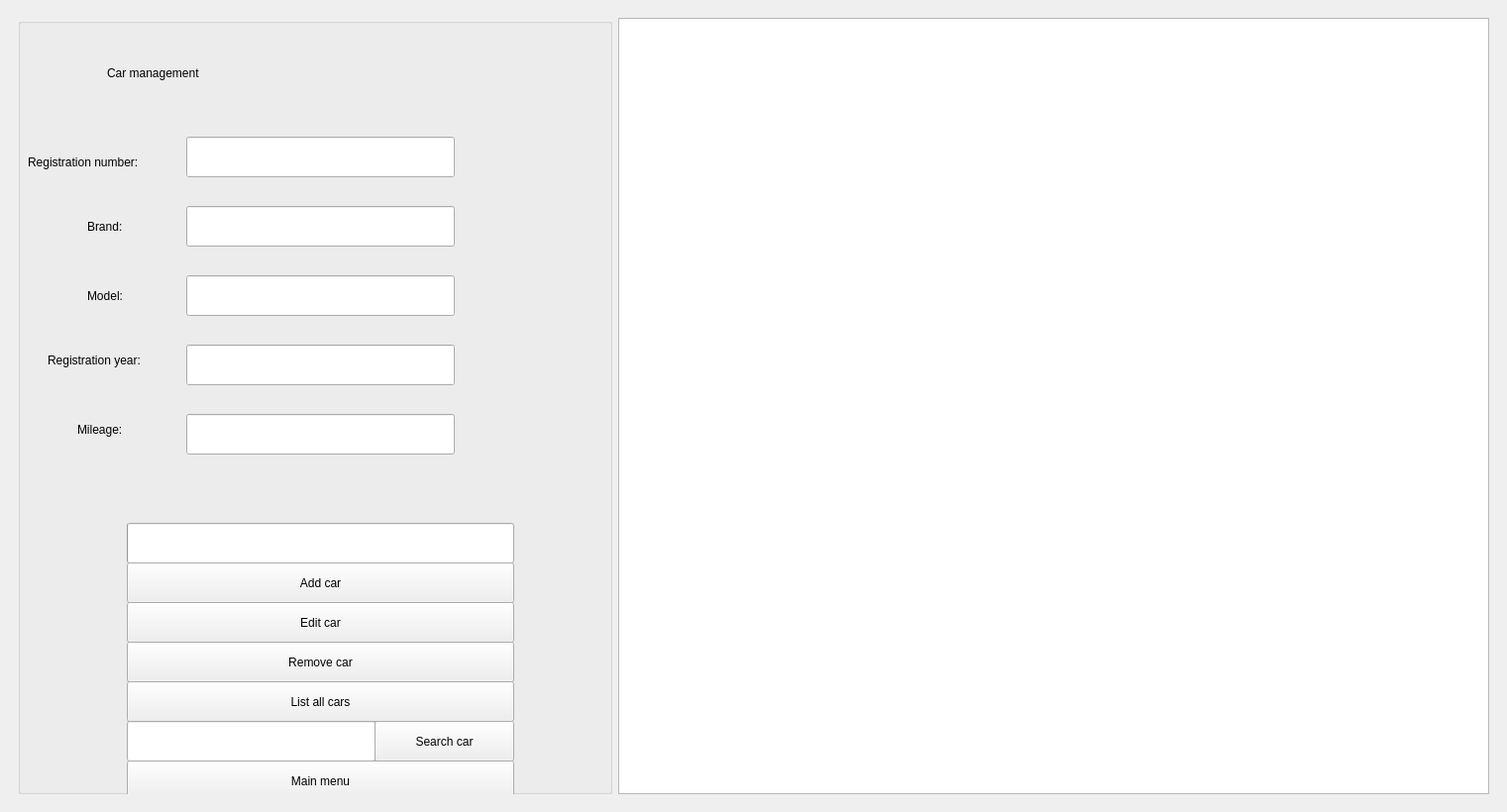
<?xml version="1.0" encoding="UTF-8"?>
<ui version="4.0">
 <class>MainWindow</class>
 <widget class="QMainWindow" name="MainWindow">
  <property name="geometry">
   <rect>
    <x>0</x>
    <y>0</y>
    <width>1521</width>
    <height>820</height>
   </rect>
  </property>
  <property name="sizePolicy">
   <sizepolicy hsizetype="Maximum" vsizetype="Maximum">
    <horstretch>0</horstretch>
    <verstretch>0</verstretch>
   </sizepolicy>
  </property>
  <property name="windowTitle">
   <string>MainWindow</string>
  </property>
  <property name="styleSheet">
   <string notr="true">font: 15pt &quot;Segoe UI&quot;;</string>
  </property>
  <widget class="QWidget" name="centralwidget">
   <layout class="QHBoxLayout" name="horizontalLayout_3">
    <item>
     <widget class="QStackedWidget" name="stackedWidget">
      <property name="currentIndex">
       <number>1</number>
      </property>
      <widget class="QWidget" name="main_menu">
       <layout class="QVBoxLayout" name="verticalLayout">
        <item>
         <widget class="QPushButton" name="pushButton_manage_cars">
          <property name="styleSheet">
           <string notr="true"/>
          </property>
          <property name="text">
           <string>Manage cars</string>
          </property>
         </widget>
        </item>
        <item>
         <widget class="QPushButton" name="pushButton_manage_customers">
          <property name="text">
           <string>Manage customers</string>
          </property>
         </widget>
        </item>
        <item>
         <widget class="QPushButton" name="pushButton_manage_rentals">
          <property name="text">
           <string>Manage rentals</string>
          </property>
         </widget>
        </item>
       </layout>
      </widget>
      <widget class="QWidget" name="car">
       <layout class="QHBoxLayout" name="horizontalLayout">
        <item>
         <widget class="QGroupBox" name="groupBox_car">
          <property name="sizePolicy">
           <sizepolicy hsizetype="Fixed" vsizetype="Preferred">
            <horstretch>0</horstretch>
            <verstretch>0</verstretch>
           </sizepolicy>
          </property>
          <property name="minimumSize">
           <size>
            <width>600</width>
            <height>0</height>
           </size>
          </property>
          <property name="title">
           <string/>
          </property>
          <widget class="QLabel" name="label">
           <property name="geometry">
            <rect>
             <x>10</x>
             <y>130</y>
             <width>161</width>
             <height>31</height>
            </rect>
           </property>
           <property name="styleSheet">
            <string notr="true">font: 12pt &quot;Segoe UI&quot;;</string>
           </property>
           <property name="text">
            <string>Registration number:</string>
           </property>
          </widget>
          <widget class="QLineEdit" name="lineEdit_reg_nr">
           <property name="geometry">
            <rect>
             <x>170</x>
             <y>120</y>
             <width>271</width>
             <height>41</height>
            </rect>
           </property>
           <property name="mouseTracking">
            <bool>true</bool>
           </property>
          </widget>
          <widget class="QLabel" name="label_2">
           <property name="geometry">
            <rect>
             <x>70</x>
             <y>200</y>
             <width>61</width>
             <height>21</height>
            </rect>
           </property>
           <property name="styleSheet">
            <string notr="true">font: 14pt &quot;Segoe UI&quot;;</string>
           </property>
           <property name="text">
            <string>Brand:</string>
           </property>
          </widget>
          <widget class="QLineEdit" name="lineEdit_brand">
           <property name="geometry">
            <rect>
             <x>170</x>
             <y>190</y>
             <width>271</width>
             <height>41</height>
            </rect>
           </property>
          </widget>
          <widget class="QLabel" name="label_3">
           <property name="geometry">
            <rect>
             <x>70</x>
             <y>270</y>
             <width>71</width>
             <height>21</height>
            </rect>
           </property>
           <property name="styleSheet">
            <string notr="true">font: 16pt &quot;Segoe UI&quot;;
font: 14pt &quot;Segoe UI&quot;;</string>
           </property>
           <property name="text">
            <string>Model:</string>
           </property>
          </widget>
          <widget class="QLineEdit" name="lineEdit_model">
           <property name="geometry">
            <rect>
             <x>170</x>
             <y>260</y>
             <width>271</width>
             <height>41</height>
            </rect>
           </property>
          </widget>
          <widget class="QLabel" name="label_4">
           <property name="geometry">
            <rect>
             <x>30</x>
             <y>330</y>
             <width>131</width>
             <height>31</height>
            </rect>
           </property>
           <property name="styleSheet">
            <string notr="true">font: 12pt &quot;Segoe UI&quot;;</string>
           </property>
           <property name="text">
            <string>Registration year:</string>
           </property>
          </widget>
          <widget class="QLineEdit" name="lineEdit_reg_year">
           <property name="geometry">
            <rect>
             <x>170</x>
             <y>330</y>
             <width>271</width>
             <height>41</height>
            </rect>
           </property>
          </widget>
          <widget class="QLabel" name="label_5">
           <property name="geometry">
            <rect>
             <x>60</x>
             <y>400</y>
             <width>81</width>
             <height>31</height>
            </rect>
           </property>
           <property name="styleSheet">
            <string notr="true">font: 14pt &quot;Segoe UI&quot;;</string>
           </property>
           <property name="text">
            <string>Mileage:</string>
           </property>
          </widget>
          <widget class="QLineEdit" name="lineEdit_mileage">
           <property name="geometry">
            <rect>
             <x>170</x>
             <y>400</y>
             <width>271</width>
             <height>41</height>
            </rect>
           </property>
          </widget>
          <widget class="QPushButton" name="pushButton_add_car">
           <property name="geometry">
            <rect>
             <x>110</x>
             <y>550</y>
             <width>391</width>
             <height>41</height>
            </rect>
           </property>
           <property name="autoFillBackground">
            <bool>false</bool>
           </property>
           <property name="text">
            <string>Add car</string>
           </property>
          </widget>
          <widget class="QPushButton" name="pushButton_edit_car">
           <property name="geometry">
            <rect>
             <x>110</x>
             <y>590</y>
             <width>391</width>
             <height>41</height>
            </rect>
           </property>
           <property name="text">
            <string>Edit car</string>
           </property>
          </widget>
          <widget class="QPushButton" name="pushButton_remove_car">
           <property name="geometry">
            <rect>
             <x>110</x>
             <y>630</y>
             <width>391</width>
             <height>41</height>
            </rect>
           </property>
           <property name="text">
            <string>Remove car</string>
           </property>
          </widget>
          <widget class="QPushButton" name="pushButton_search_car">
           <property name="geometry">
            <rect>
             <x>360</x>
             <y>710</y>
             <width>141</width>
             <height>41</height>
            </rect>
           </property>
           <property name="text">
            <string>Search car</string>
           </property>
          </widget>
          <widget class="QPushButton" name="pushButton_car_to_main_menu">
           <property name="geometry">
            <rect>
             <x>110</x>
             <y>750</y>
             <width>391</width>
             <height>41</height>
            </rect>
           </property>
           <property name="text">
            <string>Main menu</string>
           </property>
          </widget>
          <widget class="QPushButton" name="pushButton_list_cars">
           <property name="geometry">
            <rect>
             <x>110</x>
             <y>670</y>
             <width>391</width>
             <height>41</height>
            </rect>
           </property>
           <property name="text">
            <string>List all cars</string>
           </property>
          </widget>
          <widget class="QLabel" name="label_6">
           <property name="geometry">
            <rect>
             <x>90</x>
             <y>20</y>
             <width>401</width>
             <height>71</height>
            </rect>
           </property>
           <property name="styleSheet">
            <string notr="true">font: 36pt &quot;Segoe UI&quot;;</string>
           </property>
           <property name="text">
            <string>Car management</string>
           </property>
          </widget>
          <widget class="QProgressBar" name="progressBar_car">
           <property name="geometry">
            <rect>
             <x>110</x>
             <y>510</y>
             <width>391</width>
             <height>41</height>
            </rect>
           </property>
           <property name="sizePolicy">
            <sizepolicy hsizetype="Expanding" vsizetype="Expanding">
             <horstretch>0</horstretch>
             <verstretch>0</verstretch>
            </sizepolicy>
           </property>
           <property name="acceptDrops">
            <bool>false</bool>
           </property>
           <property name="autoFillBackground">
            <bool>false</bool>
           </property>
           <property name="styleSheet">
            <string notr="true"/>
           </property>
           <property name="value">
            <number>0</number>
           </property>
           <property name="alignment">
            <set>Qt::AlignCenter</set>
           </property>
           <property name="invertedAppearance">
            <bool>false</bool>
           </property>
           <property name="format">
            <string/>
           </property>
          </widget>
          <widget class="QLineEdit" name="lineEdit_car_search_bar">
           <property name="geometry">
            <rect>
             <x>110</x>
             <y>710</y>
             <width>251</width>
             <height>41</height>
            </rect>
           </property>
           <property name="styleSheet">
            <string notr="true"/>
           </property>
          </widget>
         </widget>
        </item>
        <item>
         <widget class="QTableView" name="tableView_car">
          <property name="sizePolicy">
           <sizepolicy hsizetype="Expanding" vsizetype="Expanding">
            <horstretch>0</horstretch>
            <verstretch>0</verstretch>
           </sizepolicy>
          </property>
         </widget>
        </item>
       </layout>
      </widget>
      <widget class="QWidget" name="customer">
       <layout class="QHBoxLayout" name="horizontalLayout_2">
        <item>
         <widget class="QGroupBox" name="groupBox_customer">
          <property name="sizePolicy">
           <sizepolicy hsizetype="Fixed" vsizetype="Preferred">
            <horstretch>0</horstretch>
            <verstretch>0</verstretch>
           </sizepolicy>
          </property>
          <property name="minimumSize">
           <size>
            <width>600</width>
            <height>0</height>
           </size>
          </property>
          <property name="styleSheet">
           <string notr="true"/>
          </property>
          <property name="title">
           <string/>
          </property>
          <widget class="QLabel" name="label_7">
           <property name="geometry">
            <rect>
             <x>50</x>
             <y>20</y>
             <width>521</width>
             <height>71</height>
            </rect>
           </property>
           <property name="styleSheet">
            <string notr="true">font: 36pt &quot;Segoe MDL2 Assets&quot;;</string>
           </property>
           <property name="text">
            <string>Customer management</string>
           </property>
          </widget>
          <widget class="QLabel" name="label_8">
           <property name="geometry">
            <rect>
             <x>10</x>
             <y>130</y>
             <width>171</width>
             <height>41</height>
            </rect>
           </property>
           <property name="styleSheet">
            <string notr="true">font: 7pt &quot;Segoe UI&quot;;
font: 12pt &quot;Segoe UI&quot;;</string>
           </property>
           <property name="text">
            <string>Social security number:</string>
           </property>
           <property name="buddy">
            <cstring>lineEdit_customer_id</cstring>
           </property>
          </widget>
          <widget class="QLineEdit" name="lineEdit_customer_id">
           <property name="enabled">
            <bool>true</bool>
           </property>
           <property name="geometry">
            <rect>
             <x>180</x>
             <y>130</y>
             <width>241</width>
             <height>41</height>
            </rect>
           </property>
           <property name="styleSheet">
            <string notr="true"/>
           </property>
           <property name="text">
            <string/>
           </property>
          </widget>
          <widget class="QLabel" name="label_9">
           <property name="geometry">
            <rect>
             <x>50</x>
             <y>200</y>
             <width>101</width>
             <height>31</height>
            </rect>
           </property>
           <property name="styleSheet">
            <string notr="true">font: 14pt &quot;Segoe UI&quot;;</string>
           </property>
           <property name="text">
            <string>Full name:</string>
           </property>
           <property name="buddy">
            <cstring>lineEdit_full_name</cstring>
           </property>
          </widget>
          <widget class="QLineEdit" name="lineEdit_full_name">
           <property name="geometry">
            <rect>
             <x>180</x>
             <y>200</y>
             <width>241</width>
             <height>41</height>
            </rect>
           </property>
          </widget>
          <widget class="QLabel" name="label_10">
           <property name="geometry">
            <rect>
             <x>40</x>
             <y>270</y>
             <width>121</width>
             <height>41</height>
            </rect>
           </property>
           <property name="styleSheet">
            <string notr="true">font: 14pt &quot;Segoe UI&quot;;</string>
           </property>
           <property name="text">
            <string>Date of birth:</string>
           </property>
           <property name="buddy">
            <cstring>lineEdit_date_of_birth</cstring>
           </property>
          </widget>
          <widget class="QLineEdit" name="lineEdit_date_of_birth">
           <property name="geometry">
            <rect>
             <x>180</x>
             <y>270</y>
             <width>241</width>
             <height>41</height>
            </rect>
           </property>
          </widget>
          <widget class="QLabel" name="label_11">
           <property name="geometry">
            <rect>
             <x>70</x>
             <y>340</y>
             <width>71</width>
             <height>41</height>
            </rect>
           </property>
           <property name="styleSheet">
            <string notr="true">font: 14pt &quot;Segoe UI&quot;;</string>
           </property>
           <property name="text">
            <string>Email:</string>
           </property>
           <property name="buddy">
            <cstring>lineEdit_email</cstring>
           </property>
          </widget>
          <widget class="QLineEdit" name="lineEdit_email">
           <property name="geometry">
            <rect>
             <x>180</x>
             <y>340</y>
             <width>241</width>
             <height>41</height>
            </rect>
           </property>
          </widget>
          <widget class="QLabel" name="label_12">
           <property name="geometry">
            <rect>
             <x>20</x>
             <y>400</y>
             <width>141</width>
             <height>51</height>
            </rect>
           </property>
           <property name="styleSheet">
            <string notr="true">font: 14pt &quot;Segoe UI&quot;;</string>
           </property>
           <property name="text">
            <string>Phone number:</string>
           </property>
           <property name="buddy">
            <cstring>lineEdit_phone_number</cstring>
           </property>
          </widget>
          <widget class="QLineEdit" name="lineEdit_phone_number">
           <property name="geometry">
            <rect>
             <x>180</x>
             <y>410</y>
             <width>241</width>
             <height>41</height>
            </rect>
           </property>
          </widget>
          <widget class="QPushButton" name="pushButton_list_customers">
           <property name="geometry">
            <rect>
             <x>110</x>
             <y>640</y>
             <width>371</width>
             <height>41</height>
            </rect>
           </property>
           <property name="text">
            <string>List all customers</string>
           </property>
          </widget>
          <widget class="QPushButton" name="pushButton_add_customer">
           <property name="geometry">
            <rect>
             <x>110</x>
             <y>520</y>
             <width>371</width>
             <height>41</height>
            </rect>
           </property>
           <property name="text">
            <string>Add customer</string>
           </property>
          </widget>
          <widget class="QPushButton" name="pushButton_edit_customer">
           <property name="geometry">
            <rect>
             <x>110</x>
             <y>560</y>
             <width>371</width>
             <height>41</height>
            </rect>
           </property>
           <property name="text">
            <string>Edit customer</string>
           </property>
          </widget>
          <widget class="QPushButton" name="pushButton_remove_customer">
           <property name="geometry">
            <rect>
             <x>110</x>
             <y>600</y>
             <width>371</width>
             <height>41</height>
            </rect>
           </property>
           <property name="text">
            <string>Remove customer</string>
           </property>
          </widget>
          <widget class="QPushButton" name="pushButton_search_customer">
           <property name="geometry">
            <rect>
             <x>320</x>
             <y>680</y>
             <width>161</width>
             <height>41</height>
            </rect>
           </property>
           <property name="text">
            <string>Search customer</string>
           </property>
          </widget>
          <widget class="QPushButton" name="pushButton_customer_to_main_menu">
           <property name="geometry">
            <rect>
             <x>110</x>
             <y>720</y>
             <width>371</width>
             <height>41</height>
            </rect>
           </property>
           <property name="text">
            <string>Main menu</string>
           </property>
          </widget>
          <widget class="QProgressBar" name="progressBar_customer">
           <property name="geometry">
            <rect>
             <x>110</x>
             <y>480</y>
             <width>371</width>
             <height>41</height>
            </rect>
           </property>
           <property name="value">
            <number>0</number>
           </property>
           <property name="alignment">
            <set>Qt::AlignCenter</set>
           </property>
           <property name="format">
            <string/>
           </property>
          </widget>
          <widget class="QLineEdit" name="lineEdit_customer_search_bar">
           <property name="geometry">
            <rect>
             <x>110</x>
             <y>680</y>
             <width>211</width>
             <height>41</height>
            </rect>
           </property>
          </widget>
         </widget>
        </item>
        <item>
         <widget class="QTableView" name="tableView_customer">
          <property name="styleSheet">
           <string notr="true">border-color: rgb(0, 0, 0);</string>
          </property>
         </widget>
        </item>
       </layout>
      </widget>
      <widget class="QWidget" name="rental">
       <layout class="QHBoxLayout" name="horizontalLayout_5">
        <item>
         <widget class="QGroupBox" name="groupBox_rental">
          <property name="sizePolicy">
           <sizepolicy hsizetype="Fixed" vsizetype="Preferred">
            <horstretch>0</horstretch>
            <verstretch>0</verstretch>
           </sizepolicy>
          </property>
          <property name="minimumSize">
           <size>
            <width>600</width>
            <height>0</height>
           </size>
          </property>
          <property name="title">
           <string/>
          </property>
          <widget class="QComboBox" name="comboBox_assign_customer">
           <property name="geometry">
            <rect>
             <x>310</x>
             <y>120</y>
             <width>161</width>
             <height>41</height>
            </rect>
           </property>
          </widget>
          <widget class="QComboBox" name="comboBox_unassign_car">
           <property name="geometry">
            <rect>
             <x>120</x>
             <y>370</y>
             <width>361</width>
             <height>51</height>
            </rect>
           </property>
          </widget>
          <widget class="QLabel" name="label_13">
           <property name="geometry">
            <rect>
             <x>130</x>
             <y>20</y>
             <width>341</width>
             <height>51</height>
            </rect>
           </property>
           <property name="styleSheet">
            <string notr="true">font: 20pt &quot;Segoe UI&quot;;</string>
           </property>
           <property name="text">
            <string>Assign a car to a customer:</string>
           </property>
          </widget>
          <widget class="QComboBox" name="comboBox_assign_car">
           <property name="geometry">
            <rect>
             <x>120</x>
             <y>120</y>
             <width>161</width>
             <height>41</height>
            </rect>
           </property>
          </widget>
          <widget class="QLabel" name="label_14">
           <property name="geometry">
            <rect>
             <x>140</x>
             <y>80</y>
             <width>121</width>
             <height>31</height>
            </rect>
           </property>
           <property name="styleSheet">
            <string notr="true">font: 12pt &quot;Segoe UI&quot;;</string>
           </property>
           <property name="text">
            <string>Select car reg-nr:</string>
           </property>
          </widget>
          <widget class="QLabel" name="label_15">
           <property name="geometry">
            <rect>
             <x>320</x>
             <y>80</y>
             <width>161</width>
             <height>31</height>
            </rect>
           </property>
           <property name="styleSheet">
            <string notr="true">font: 12pt &quot;Segoe UI&quot;;</string>
           </property>
           <property name="text">
            <string>Select customer SSN:</string>
           </property>
          </widget>
          <widget class="QPushButton" name="pushButton_assign_car">
           <property name="geometry">
            <rect>
             <x>120</x>
             <y>200</y>
             <width>351</width>
             <height>41</height>
            </rect>
           </property>
           <property name="text">
            <string>Assign car</string>
           </property>
          </widget>
          <widget class="QProgressBar" name="progressBar_assign_car">
           <property name="geometry">
            <rect>
             <x>120</x>
             <y>160</y>
             <width>351</width>
             <height>41</height>
            </rect>
           </property>
           <property name="value">
            <number>0</number>
           </property>
           <property name="alignment">
            <set>Qt::AlignCenter</set>
           </property>
           <property name="format">
            <string/>
           </property>
          </widget>
          <widget class="QPushButton" name="pushButton_car_rentals">
           <property name="geometry">
            <rect>
             <x>120</x>
             <y>600</y>
             <width>361</width>
             <height>51</height>
            </rect>
           </property>
           <property name="text">
            <string>List all rentals</string>
           </property>
          </widget>
          <widget class="QPushButton" name="pushButton_rental_to_main_menu">
           <property name="geometry">
            <rect>
             <x>120</x>
             <y>730</y>
             <width>361</width>
             <height>51</height>
            </rect>
           </property>
           <property name="text">
            <string>Main menu</string>
           </property>
          </widget>
          <widget class="QPushButton" name="pushButton_unassign_car">
           <property name="geometry">
            <rect>
             <x>120</x>
             <y>470</y>
             <width>361</width>
             <height>51</height>
            </rect>
           </property>
           <property name="text">
            <string>Unassign car</string>
           </property>
          </widget>
          <widget class="QProgressBar" name="progressBar_unassign_car">
           <property name="geometry">
            <rect>
             <x>120</x>
             <y>420</y>
             <width>361</width>
             <height>51</height>
            </rect>
           </property>
           <property name="value">
            <number>0</number>
           </property>
           <property name="alignment">
            <set>Qt::AlignCenter</set>
           </property>
           <property name="format">
            <string/>
           </property>
          </widget>
          <widget class="QLineEdit" name="lineEdit_search_customer_rental">
           <property name="geometry">
            <rect>
             <x>120</x>
             <y>690</y>
             <width>211</width>
             <height>41</height>
            </rect>
           </property>
          </widget>
          <widget class="QPushButton" name="pushButton_search_customer_rental">
           <property name="geometry">
            <rect>
             <x>330</x>
             <y>690</y>
             <width>151</width>
             <height>41</height>
            </rect>
           </property>
           <property name="text">
            <string>Search customer</string>
           </property>
          </widget>
          <widget class="QLineEdit" name="lineEdit_search_car_rental">
           <property name="geometry">
            <rect>
             <x>120</x>
             <y>650</y>
             <width>211</width>
             <height>41</height>
            </rect>
           </property>
          </widget>
          <widget class="QPushButton" name="pushButton_search_car_rental">
           <property name="geometry">
            <rect>
             <x>330</x>
             <y>650</y>
             <width>151</width>
             <height>41</height>
            </rect>
           </property>
           <property name="text">
            <string>Search car</string>
           </property>
          </widget>
          <widget class="QLabel" name="label_16">
           <property name="geometry">
            <rect>
             <x>130</x>
             <y>280</y>
             <width>351</width>
             <height>41</height>
            </rect>
           </property>
           <property name="styleSheet">
            <string notr="true">font: 20pt &quot;Segoe UI&quot;;</string>
           </property>
           <property name="text">
            <string>Unassign car from customer:</string>
           </property>
          </widget>
          <widget class="QLabel" name="label_17">
           <property name="geometry">
            <rect>
             <x>230</x>
             <y>330</y>
             <width>141</width>
             <height>31</height>
            </rect>
           </property>
           <property name="styleSheet">
            <string notr="true">font: 12pt &quot;Segoe UI&quot;;</string>
           </property>
           <property name="text">
            <string>Select car reg nr:</string>
           </property>
          </widget>
         </widget>
        </item>
        <item>
         <widget class="QTableView" name="tableView_car_rental">
          <property name="sizePolicy">
           <sizepolicy hsizetype="Expanding" vsizetype="Expanding">
            <horstretch>0</horstretch>
            <verstretch>0</verstretch>
           </sizepolicy>
          </property>
         </widget>
        </item>
       </layout>
      </widget>
     </widget>
    </item>
   </layout>
  </widget>
 </widget>
 <resources/>
 <connections/>
</ui>
